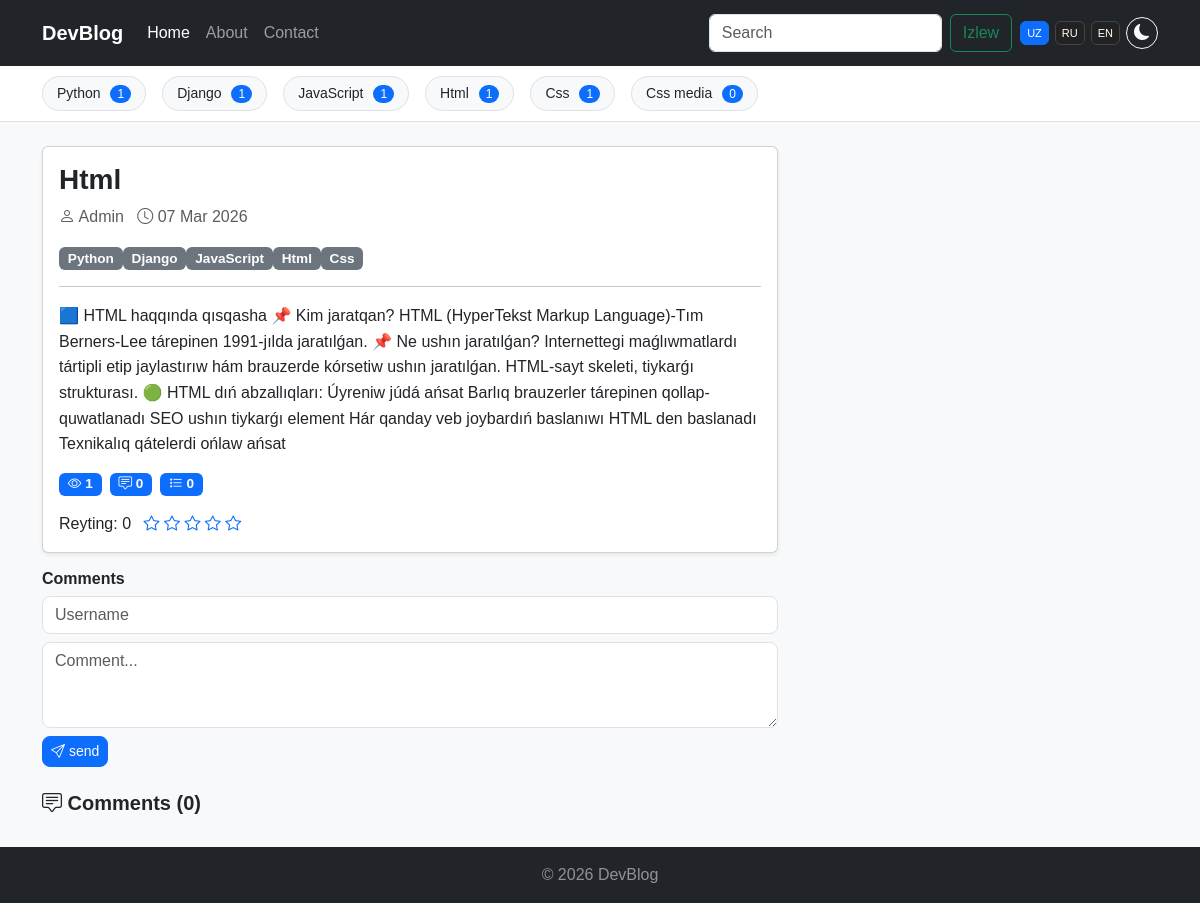
Screenshot of /detail/3/ with the database file from the repository.
### blog/models.py (models this page shows, shortened)
class Category(models.Model):
    name = models.CharField(verbose_name="Category name",max_length=200)
    slug = models.SlugField(max_length=200,unique=True)

class Post(models.Model):
    title = models.CharField(verbose_name="Post title",max_length=500)
    body = models.TextField(verbose_name="Post body")
    author = models.CharField(verbose_name="Post author",default="Admin",max_length=100)
    category = models.ForeignKey(Category, on_delete=models.PROTECT,related_name="categories")
    image = models.ImageField(upload_to="post_images/", verbose_name="Post Image", blank=True, null=True)
    tag = models.ManyToManyField(Tag)
    views = models.PositiveIntegerField(default=0)
    published_date = models.DateTimeField(verbose_name="Pulished time",auto_now_add=True)
    published = models.BooleanField(default=0)
    on_top = models.BooleanField(default=0)
    def get_avg_rating(self):
        ratings = self.ratings.all()
        if ratings.exists():
            avg = sum([r.value for r in ratings]) / ratings.count()
            return round(avg, 2)
        return 0

class Tag(models.Model):
    name = models.CharField(verbose_name="Tag name",max_length=200)
    slug = models.SlugField(max_length=200,unique=True)

### blog/views.py (the view, shortened to what this page needs)
# urls.py: path("detail/<int:id>/",views.DetailView.as_view(),name="detail"),
class DetailView(View):
    def get(self, request, id):
        tags = Tag.objects.all()
        categories = Category.objects.all()
        post = Post.objects.filter(id=id).first()
        if not post:
            return redirect("blog:error")
        posts_count = []
        for cat in categories:
            posts_count.append({
                "name": cat.name,
                "count": Post.objects.filter(category=cat).count()
            })
        read_articles = check_read_articles(request)
        if post.id not in read_articles:
            read_articles.append(post.id)
            post.views += 1
            post.save()
        return render(request, "detail.html", {
            "post": post,
            "categories": categories,
            "tags": tags,
            "posts": posts_count
        })

### blog/utils.py (called while the page is built)
def check_read_articles(request):
    try:
        read_articles = request.session["read_articles"]
    except:
        request.session["read_articles"] = []
        read_articles = request.session["read_articles"]
    return read_articles

### templates/detail.html (shortened to what this page needs)
{% load static %}
<!DOCTYPE html>
<html lang="en">
<head>
    <link href="https://cdn.jsdelivr.net/npm/bootstrap@5.3.2/dist/css/bootstrap.min.css" rel="stylesheet">
    <link href="https://cdn.jsdelivr.net/npm/bootstrap-icons@1.11.3/font/bootstrap-icons.min.css" rel="stylesheet">
</head>
<body>
<nav class="navbar navbar-expand-lg navbar-dark bg-dark">
    <div class="container">
        <a class="navbar-brand fw-bold" href="/">DevBlog</a>
        <div class="collapse navbar-collapse" id="nav">
            <ul class="navbar-nav me-auto">
                <li class="nav-item"><a class="nav-link {% if not active_category %}active{% endif %}" href="/">Home</a></li>
                <li class="nav-item"><a class="nav-link" href="{% url 'blog:about' %}">About</a></li>
                <li class="nav-item"><a class="nav-link" href="{% url 'blog:contact' %}">Contact</a></li>
            </ul>
            <form class="d-flex me-2" action="{% url 'blog:search' %}" method="get">
                <input name="query" class="form-control me-2" placeholder="Search">
                <button class="btn btn-outline-success" type="submit">Izlew</button>
            </form>
            <div class="nav-actions">
                <button class="lang-btn active" onclick="setLang('uz')">UZ</button>
                    <button class="lang-btn" onclick="setLang('ru')">RU</button>
                    <button class="lang-btn" onclick="setLang('en')">EN</button>
                    <button class="btn btn-outline-light theme-btn" id="themeToggle">
                    <i id="themeIcon" class="bi bi-moon-fill"></i>
                </button>
            </div>
        </div>
    </div>
</nav>
<div class="container-fluid cat-bar">
    <div class="container">
        <div class="d-flex gap-2 cat-scroll">
            {% for cat in categories %}
            <a href="{% url 'blog:category_list' cat.slug %}" class="cat-tab">{{ cat.name }} <span class="cat-count">{{ cat.categories.count }}</span></a>
            {% endfor %}
        </div>
    </div>
</div>
<div class="container my-4">
    <div class="row">
        <div class="col-lg-8">
        <div class="card mb-3 shadow-sm">
        <div class="card-body">
            <h3>{{ post.title }}</h3>
            <p class="text-muted"><i class="bi bi-person"></i> {{ post.author }} &nbsp; <i class="bi bi-clock"></i> {{ post.published_date|date:"d M Y" }}</p>
        <div>{% for tag in post.tag.all %}<span class="badge bg-secondary">{{ tag.name }}</span>{% endfor %}</div><hr><p>{{ post.body }}</p>
        <div class="d-flex gap-2 mt-2">
        <span class="badge bg-primary"><i class="bi bi-eye"></i> {{ post.views }}</span>
        <span class="badge bg-primary"><i class="bi bi-chat-square-text"></i> {{ post.comments.count }}</span>
    <span class="badge bg-primary"><i class="bi bi-list-stars"></i> {{ post.ratings.all.count }}</span>
</div>
<div class="mt-3">
    <span class="me-2">Reyting: {{ post.get_avg_rating }}</span>
        <a href="{% url 'blog:set_rating' 1 post.id %}"><i class="bi bi-star"></i></a>
        <a href="{% url 'blog:set_rating' 2 post.id %}"><i class="bi bi-star"></i></a>
        <a href="{% url 'blog:set_rating' 3 post.id %}"><i class="bi bi-star"></i></a>
        <a href="{% url 'blog:set_rating' 4 post.id %}"><i class="bi bi-star"></i></a>
        <a href="{% url 'blog:set_rating' 5 post.id %}"><i class="bi bi-star"></i></a>
        </div>
    </div>
</div>
<div class="comment-form mt-3">
    <h6>Comments</h6>
    <form method="POST" id="commentForm">{% csrf_token %}
        <input type="text" name="name" class="form-control mb-2" placeholder="Username" required>
        <textarea name="comment" rows="3" class="form-control mb-2" placeholder="Comment..." required></textarea>
        <button class="btn btn-primary btn-sm"><i class="bi bi-send"></i>send</button>
    </form>
<h5 class="fw-bold mt-4"><i class="bi bi-chat-square-text"></i> Comments ({{ post.comments.count }})</h5>
</div>
</div>
</div>
</div>
<footer class="bg-dark text-white-50 text-center py-3">© 2026 DevBlog</footer>
</body>
</html>

### templates/detail.html (style rules this page uses)
body { font-family: Arial, sans-serif; background:#f8f9fa; transition:.3s; color:#212529; }
.navbar { padding:.8rem 1rem; }
.nav-actions { display:flex; align-items:center; gap:6px; }
.lang-btn { font-size:11px; padding:3px 6px; border-radius:6px; border:1px solid #444; background:#222; color:#fff; cursor:pointer; }
.lang-btn.active { background:#0d6efd; border-color:#0d6efd; }
.theme-btn { width:32px; height:32px; border-radius:50%; display:flex; align-items:center; justify-content:center; }
.cat-bar { position:sticky; top:56px; z-index:1030; background:#fff; border-bottom:1px solid #dee2e6; }
.cat-scroll { overflow-x:auto; white-space:nowrap; padding:10px 0; }
.cat-tab { display:inline-block; margin-right:8px; padding:6px 14px; border-radius:20px; border:1px solid #dee2e6; background:#f8f9fa; color:#212529; font-size:14px; text-decoration:none; transition:.2s; }
.cat-count { margin-left:6px; font-size:12px; background:#0d6efd; color:#fff; padding:2px 7px; border-radius:10px; }
.card-body h3 { font-weight:700; }
.card-body p { line-height:1.6; }
.badge { font-size:.85rem; }
.comment-form h6 { font-weight:600; margin-bottom:8px; }
.comment-form input, .comment-form textarea { border-radius:8px; }
.comment-form button { border-radius:8px; display:flex; align-items:center; gap:4px; }

### rows the page displays
Category: name "Python", categories.count "1"
Category: name "Django", categories.count "1"
Category: name "JavaScript", categories.count "1"
Category: name "Html", categories.count "1"
Category: name "Css", categories.count "1"
Category: name "Css media", categories.count "0"
Post: title "Html", author "Admin", published_date "07 Mar 2026", body "🟦 HTML haqqında qısqasha 📌 Kim jaratqan? HTML (HyperTekst Markup Language)-Tım Berners-Lee tárepinen 1991-jılda jaratılǵan. 📌 Ne ushın jaratılǵan? Internettegi maǵlıwmatlardı tártipli etip jaylastırıw hám brauzerde kórsetiw ushın jaratılǵan. HTML-sayt skeleti, tiykarǵı strukturası. 🟢 HTML dıń abzallıqları: Úyreniw júdá ańsat Barlıq brauzerler tárepinen qollap-quwatlanadı SEO ushın tiykarǵı element Hár qanday veb joybardıń baslanıwı HTML den baslanadı Texnikalıq qátelerdi ońlaw ańsat", views "1", comments.count "0", ratings.all.count "0", get_avg_rating "0"
Tag: name "Python"
Tag: name "Django"
Tag: name "JavaScript"
Tag: name "Html"
Tag: name "Css"
